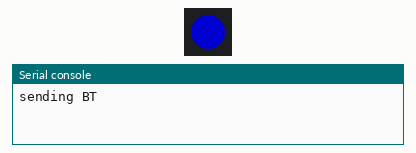
Simulated run of this program. Board: Pycom board running MicroPython. On the bench: 1 RGB LEDs in strip order, left to right, the last lines printed to the serial console. Dim RGB values are drawn brighter than linear; no radio messages arrive unless stated (any console line starting 'radio sent:' is added by the test bench); nothing arrives over Bluetooth unless stated; deep sleep restarts the program when it ends.

Above: at 0.1 s.
At 8.1 s:
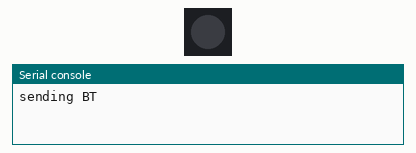
At 19.9 s:
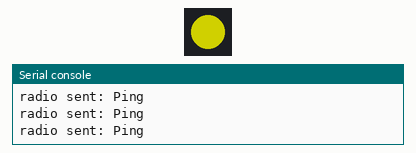
Timing chart, 0 to 36.6 s (numbered marks = the images above):
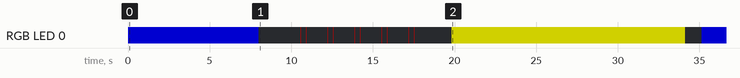

The program:

main.py
```python
import machine
import pycom
import time
from machine import Pin
from network import LoRa
import socket
from network import Bluetooth
from network import WLAN
import network

pycom.heartbeat(False)

if machine.reset_cause() == machine.DEEPSLEEP_RESET:

        print('wake form deepsleep')
        time.sleep(1)

bluetooth = Bluetooth()
wlan = network.WLAN(mode=network.WLAN.STA)
lora = LoRa(mode=LoRa.LORA, region=LoRa.EU868)
s = socket.socket(socket.AF_LORA, socket.SOCK_RAW)
s.setblocking(False)

def conn_cb (bt_o):
    events = bt_o.events()
    if  events & Bluetooth.CLIENT_CONNECTED:
        print("Client connected")
    elif events & Bluetooth.CLIENT_DISCONNECTED:
        print("Client disconnected")


bluetooth.callback(trigger=Bluetooth.CLIENT_CONNECTED | Bluetooth.CLIENT_DISCONNECTED, handler=conn_cb)


#BLE

bluetooth.deinit()
wlan.deinit()
lora.power_mode(LoRa.SLEEP)

bluetooth = Bluetooth()
pycom.heartbeat(False)
pycom.rgbled(0x000077)

print('sending BT')
bluetooth.set_advertisement(name='LoPy', service_uuid=b'1234567890abcdef')
bluetooth.advertise(True)

time.sleep(8)

#micro
bluetooth.deinit()
wlan.deinit()
lora.power_mode(LoRa.SLEEP)

pycom.rgbled(0x000000)
h = 0
for i in range (300000):
    h = h+1;

#WIFI

bluetooth.deinit()
wlan.deinit()
lora.power_mode(LoRa.SLEEP)

pycom.heartbeat(False)
pycom.rgbled(0x770000)
wlan.init(mode=WLAN.STA)
print('sending WLAN')
## for execute with a wifi conection, no with usb

for i in range (80):
    pycom.rgbled(0x000000)
    print('sending')
    time.sleep(0.1)
    pycom.rgbled(0x770000)
    time.sleep(0.01)

#micro
bluetooth.deinit()
wlan.deinit()
lora.power_mode(LoRa.SLEEP)

pycom.rgbled(0x000000)
h = 0
for i in range (300000):
    h = h+1;
#LORA


pycom.rgbled(0x777700)
print('sending LORA')
lora.power_mode(LoRa.ALWAYS_ON)
for i in range (250):
    s.send('Ping')
    time.sleep(0.034)

#DEEPSLEEP

machine.deepsleep(5000)
```

boot.py
```python
from machine import UART
import os
uart = UART(0,115200)
os.dupterm(uart)
```
